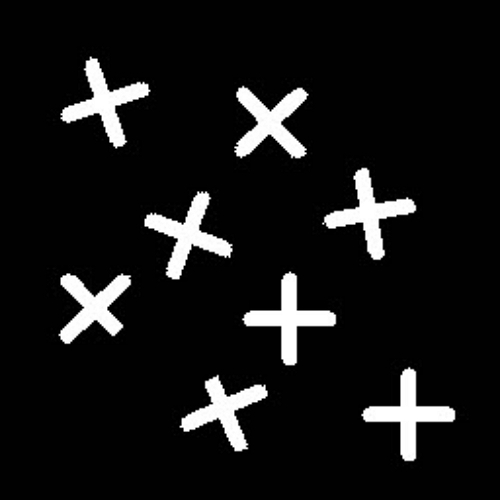
#> input picture OpenCV/15-ImageSegmentation/images/test.jpg, 500 x 500 px
$ python 103-2-labeling-settingCountour.py
#> lines starting #> are read from the running program, lines starting #| are printed output that depends on the picture; after the words box and inside, x2 and y2 are one past the last pixel; in counts of white or black regions, pixels touching at a corner belong together
import cv2 as cv
import os

os.chdir('15-Image segmentation\\images')
img_color = cv.imread("test.jpg", cv.IMREAD_COLOR)
#> img_color is the input picture: shape (500, 500, 3); min 0, max 255, mean 21.2
img_gray = cv.cvtColor(img_color, cv.COLOR_BGR2GRAY)
img_edge = cv.Canny(img_gray, 50, 150)
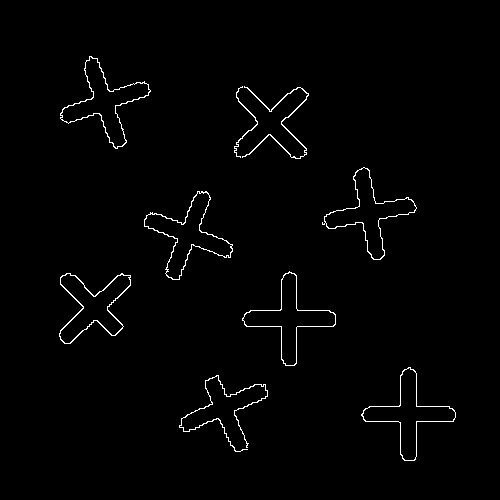
#> img_edge: shape (500, 500); 1.3% white in thin lines or dots, all inside (x1, y1, x2, y2) = (59, 56, 456, 461)
img_edge = cv.bitwise_not(img_edge)
cv.imshow("result", img_edge )
cv.waitKey(0)

# 컨투어(윤곽)설정
contours = cv.findContours(img_edge.copy(), cv.RETR_LIST, cv.CHAIN_APPROX_SIMPLE)
#> contours = 104 contours, 50 with area under 20; largest, box (x1, y1, x2, y2) and area: (0, 0, 500, 500) 249001, (58, 272, 85, 345) 298, (243, 320, 298, 367) 261, (214, 374, 269, 411) 260, (325, 221, 386, 261) 238
# 0-이미지, 1-모드, 2-메소드 ...
cv.drawContours(img_edge, contours[0], -1, (0, 0, 0), 1)
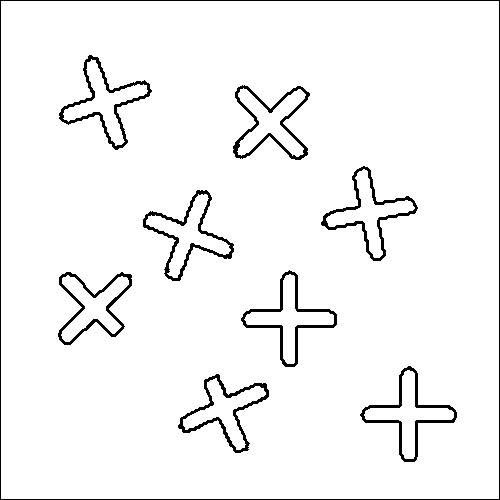
#> img_edge: shape (500, 500); 95.8% white; 9 black regions, largest, box (x1, y1, x2, y2) and area: (0, 0, 500, 500) 1996, (143, 190, 234, 281) 1121, (59, 55, 152, 150) 1099
# 0-이미지, 1-컨투어s, 2-컨투어s 인덱스, 3-색상, 4-굵기 ...
cv.imshow("result", img_edge )
cv.waitKey(0)
